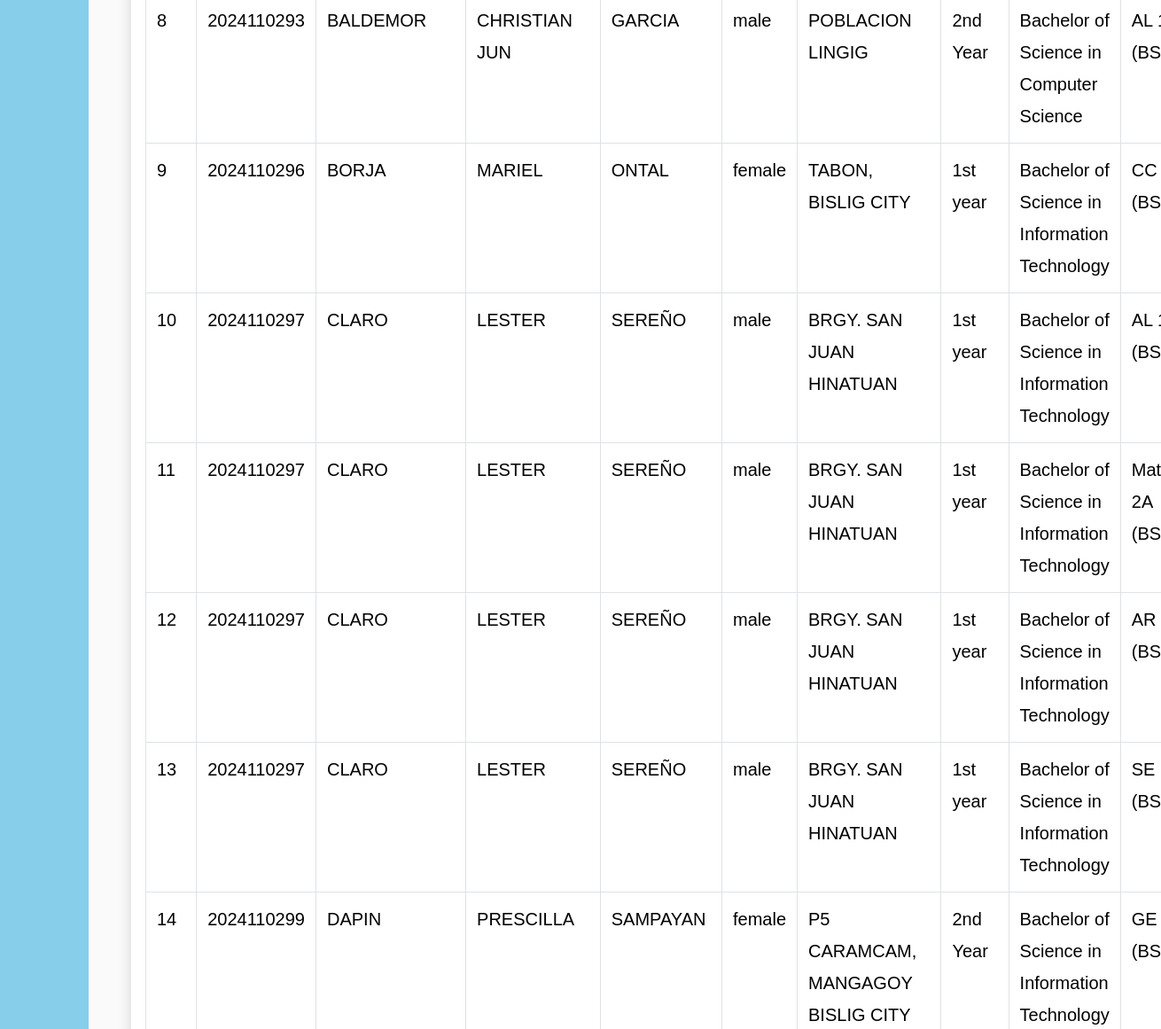
Page /admin/view_department.php?dept_id=2 (signed in, middle part) on the earlier database version.
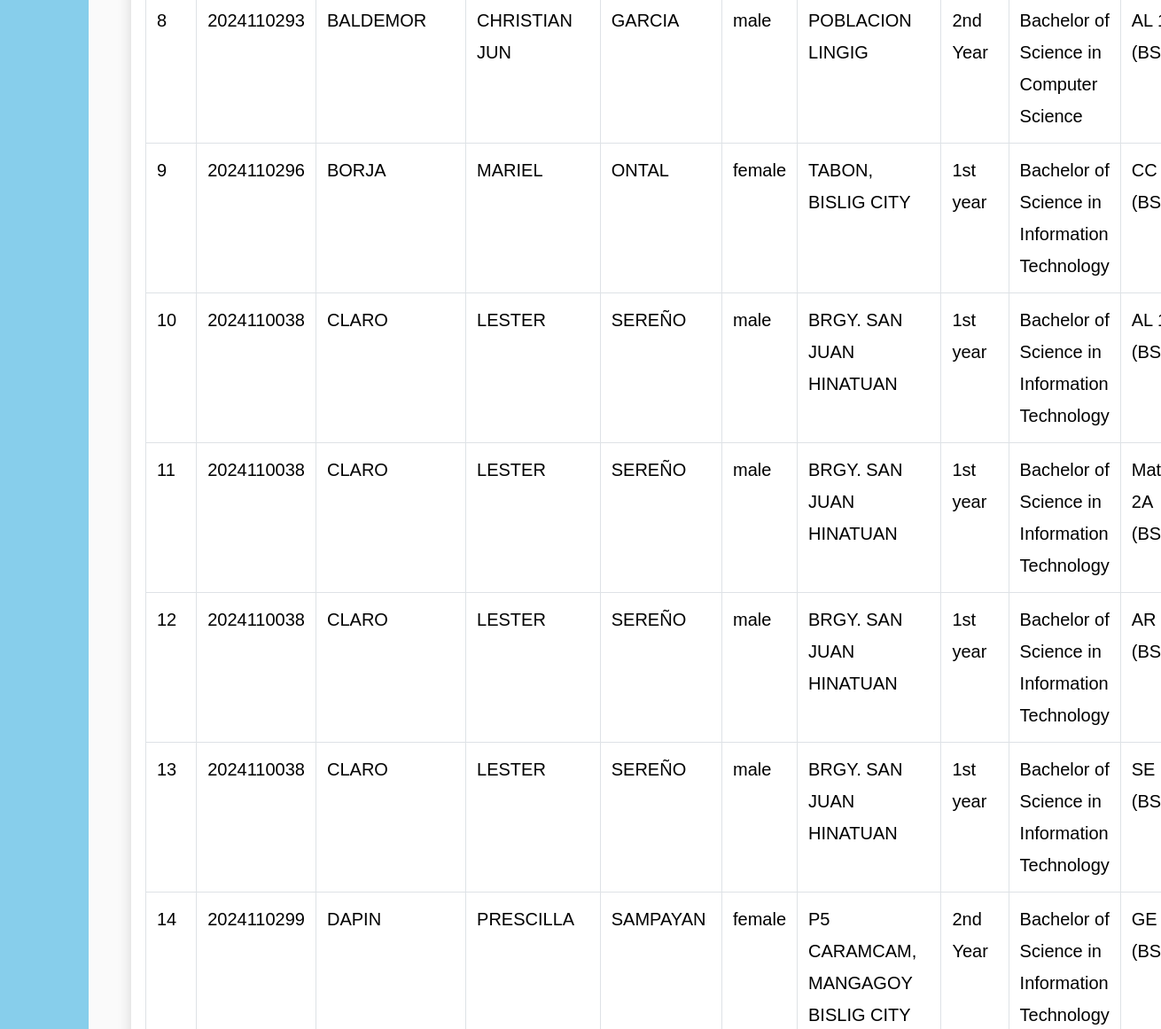
Same page on the later database version.
### tables this page shows
CREATE TABLE `student_subject` (
  `ss_id` int(11) NOT NULL,
  `ss_stud_id` int(11) NOT NULL,
  `ss_subject_id` int(11) NOT NULL,
  `ss_final_grade` decimal(10,2) NOT NULL
);

CREATE TABLE `student` (
  `stud_id` int(11) NOT NULL,
  `stud_course` text NOT NULL,
  `stud_fname` varchar(60) NOT NULL,
  `stud_mname` varchar(60) DEFAULT NULL,
  `stud_lname` varchar(60) NOT NULL,
  `stud_phone` varchar(60) NOT NULL,
  `stud_bday` date NOT NULL,
  `stud_address` varchar(60) NOT NULL,
  `stud_gender` varchar(60) NOT NULL,
  `stud_year_level` varchar(60) NOT NULL,
  `stud_section` varchar(60) NOT NULL,
  `stud_sem` varchar(60) NOT NULL,
  `stud_academic_status` varchar(60) NOT NULL,
  `stud_school_year` varchar(255) NOT NULL,
  `stud_status` int(11) NOT NULL DEFAULT 1
);

CREATE TABLE `subject` (
  `subject_id` int(11) NOT NULL,
  `sub_dept_id` int(11) NOT NULL,
  `course_code` varchar(60) NOT NULL,
  `descriptive_title` varchar(60) NOT NULL,
  `units` int(11) NOT NULL,
  `pre_requisite` varchar(60) NOT NULL,
  `for_year_level` varchar(60) NOT NULL
);

### db/db.php (called while the page is built, shortened)
<?php
class db_connect
{
    public $host = db_host;
    public $user = db_user;
    public $pass = db_pass;
    public $name = db_name;
    public function connect()
    {
        try {
            $this->conn = new mysqli($this->host, $this->user, $this->pass, $this->name);
        } catch (\Throwable $th) {
            header("Location:setup.php");
        }
    }
}

### db/class.php (called while the page is built, shortened)
<?php
include('db.php');
class global_class extends db_connect
{
        public function get_All_studentBasedOnDepartment($dept_id)
    {
        $query = $this->conn->prepare("SELECT * FROM `student_subject` as ss
            LEFT JOIN subject as sub
            ON sub.subject_id = ss.ss_subject_id
            LEFT JOIN department as dept
            ON dept.dept_id = sub.sub_dept_id
            LEFT JOIN student as stud
            ON stud.stud_id = ss.ss_stud_id
            WHERE dept.dept_id = ? AND stud.stud_status = '1'");
        $query->bind_param("i", $dept_id);
        if ($query->execute()) {
            $result = $query->get_result();
            return $result;
        }
    }
}

### admin/view_department.php (the view, shortened to what this page needs)
<?php
include('../components/admin-header.php');
$dept_id=$_GET['dept_id'];
?>
<div id="content" class="p-4 p-md-5">
<div class="table-responsive shadow p-3 mb-5 bg-white rounded">
    <table id="studentTable" class="table table-bordered table-hover table-xl fs-5 w-100">
        <tbody>
            <?php
                $get_All_student = $admin_db->get_All_studentBasedOnDepartment($dept_id);
                $count = 1;
                while ($student = $get_All_student->fetch_array()):
            ?>
            <tr>
                <td><?=$count?></td>
                <td><?=$student['stud_id']?></td>
                <td><?=$student['stud_lname']?></td>
                <td><?=$student['stud_fname']?></td>
                <td><?=$student['stud_mname']?></td>
                <td><?=$student['stud_gender']?></td>
                <td><?=$student['stud_address']?></td>
                <td><?=$student['stud_year_level']?></td>
                <td><?=$student['stud_course']?></td>
                <td><?=$student['course_code']?></td>
            </tr>
            <?php
                    $count++;
                    endwhile;
            ?>
        </tbody>
    </table>
</div>
<?php
include('../components/admin-footer.php');
?>

Differences in the rows shown:
changed student_subject (number 3 of 7 on the later page): ss_stud.stud_id "2024110297" → "2024110038"
changed student_subject "Math 2A (BSCS)": ss_stud.stud_id "2024110297" → "2024110038"
changed student_subject "AR…": ss_stud.stud_id "2024110297" → "2024110038"
changed student_subject "SE…": ss_stud.stud_id "2024110297" → "2024110038"
